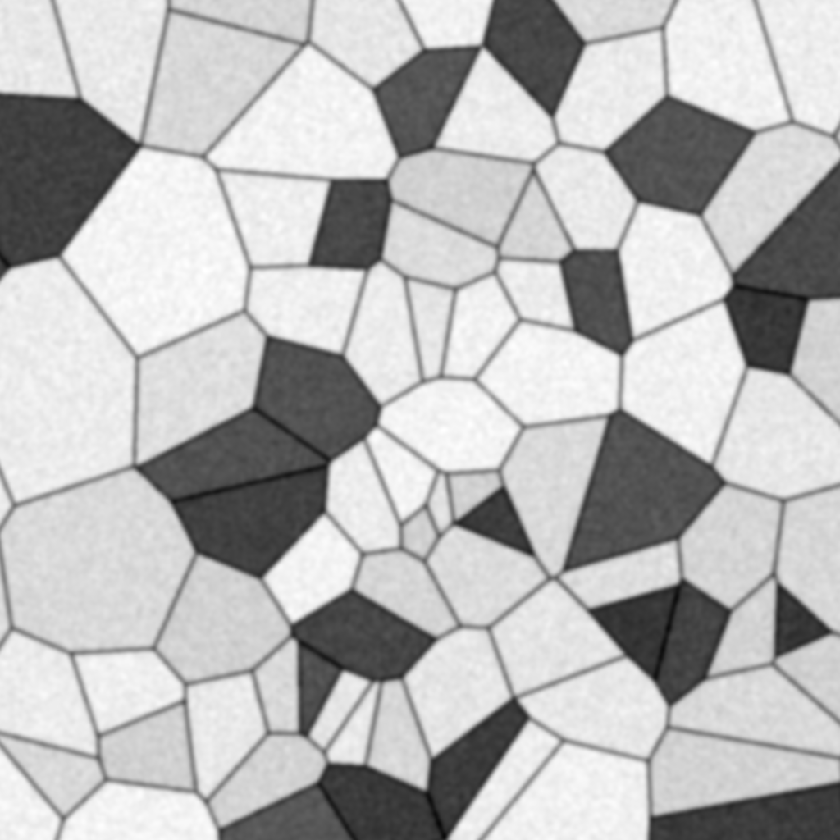
#> input picture 2019/deltahacks/newTarget/image_0.png, 840 x 840 px, shrunk from 1024 x 1024 before the run; its folder holds only this picture in this run
$ python EdgeDetect.py
#> lines starting #> are read from the running program, lines starting #| are printed output that depends on the picture; after the words box and inside, x2 and y2 are one past the last pixel; in counts of white or black regions, pixels touching at a corner belong together
import cv2
import numpy as np
import matplotlib
from matplotlib import pyplot as plt
from os import listdir
from os.path import isfile, join

matplotlib.use('Qt5Agg')
plt.ion()
mypath="newTarget/"
onlyfiles = [f for f in listdir(mypath) if isfile(join(mypath, f))]

for fileName in range(len(onlyfiles)):
    img = cv2.imread(str(mypath)+str(onlyfiles[fileName]))
#> img is the input picture: shape (840, 840, 3); min 10, max 255, mean 185.2
    edges = cv2.Canny(img,0,53)
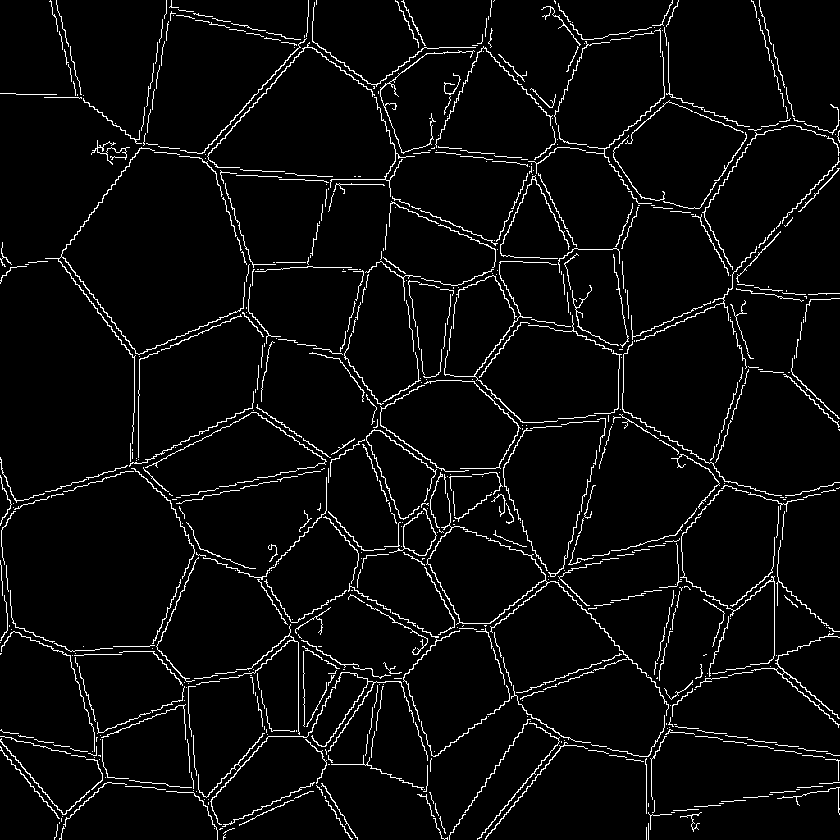
#> edges: shape (840, 840); 4.4% white in thin lines or dots
    im2, contours, = cv2.findContours(edges, cv2.RETR_TREE, cv2.CHAIN_APPROX_SIMPLE)
#> im2 = 745 contours, 670 with area under 20; largest, box (x1, y1, x2, y2) and area: (426, 493, 669, 716) 180, (45, 147, 245, 444) 174, (207, 42, 375, 168) 104, (198, 689, 333, 825) 102, (751, 633, 840, 728) 95; contours = 745 rows, first 6: [1, -1, -1, -1], [2, 0, -1, -1], [3, 1, -1, -1], [4, 2, -1, -1], [5, 3, -1, -1], [6, 4, -1, -1]
#> (the run stopped early here; a loop or call above may not have finished)

$ run again, on 2019/deltahacks/newTarget/image_12.png
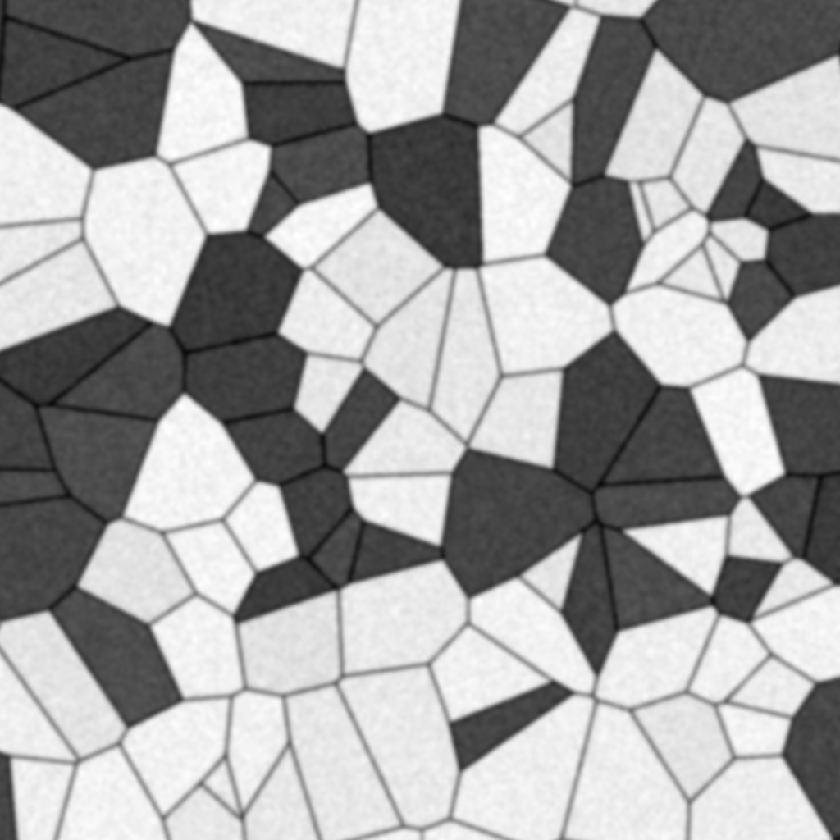
#> input picture 2019/deltahacks/newTarget/image_12.png, 840 x 840 px, shrunk from 1024 x 1024 before the run
#> img is the input picture: shape (840, 840, 3); min 8, max 255, mean 162.8
#> `edges = cv2.Canny(img,0,53)`:
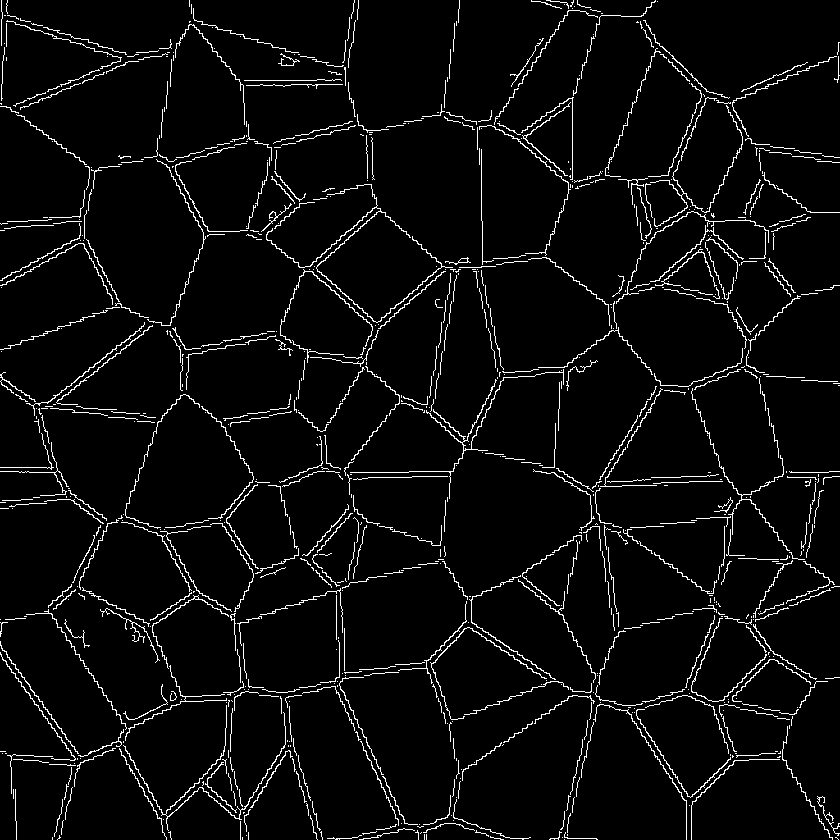
#> edges: shape (840, 840); 4.5% white in thin lines or dots
#> im2 = 908 contours, 834 with area under 20; largest, box (x1, y1, x2, y2) and area: (266, 184, 453, 323) 209, (123, 705, 286, 831) 130, (350, 369, 564, 499) 106, (650, 105, 743, 227) 77, (430, 627, 547, 720) 75; contours = 908 rows, first 6: [1, -1, -1, -1], [2, 0, -1, -1], [3, 1, -1, -1], [4, 2, -1, -1], [5, 3, -1, -1], [6, 4, -1, -1]

$ run again, on 2019/deltahacks/newTarget/image_122.png
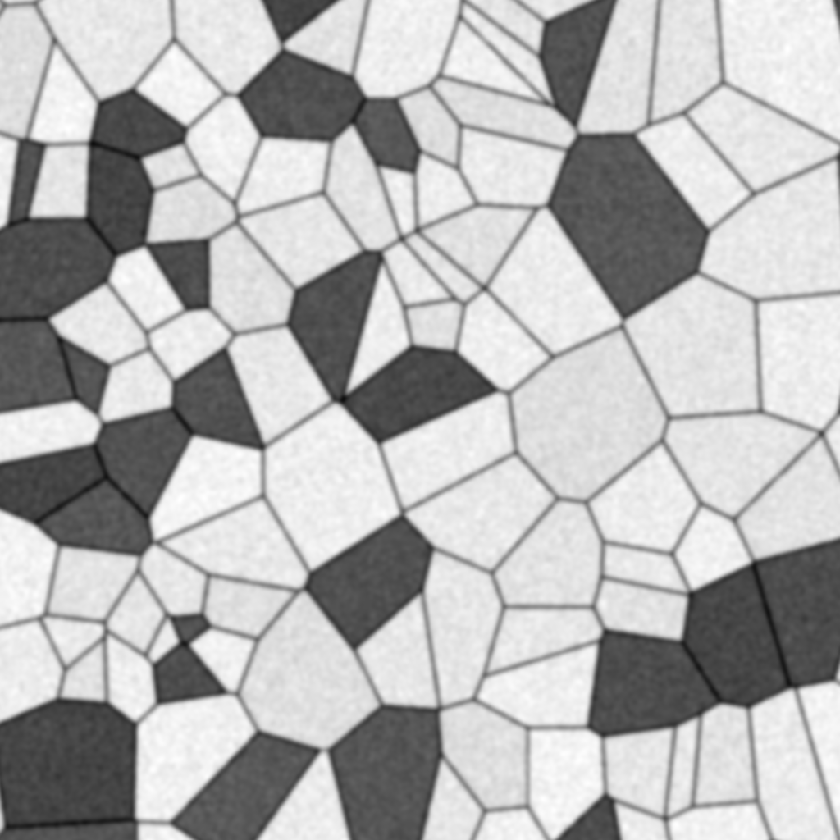
#> input picture 2019/deltahacks/newTarget/image_122.png, 840 x 840 px, shrunk from 1024 x 1024 before the run
#> img is the input picture: shape (840, 840, 3); min 15, max 255, mean 181
#> `edges = cv2.Canny(img,0,53)`:
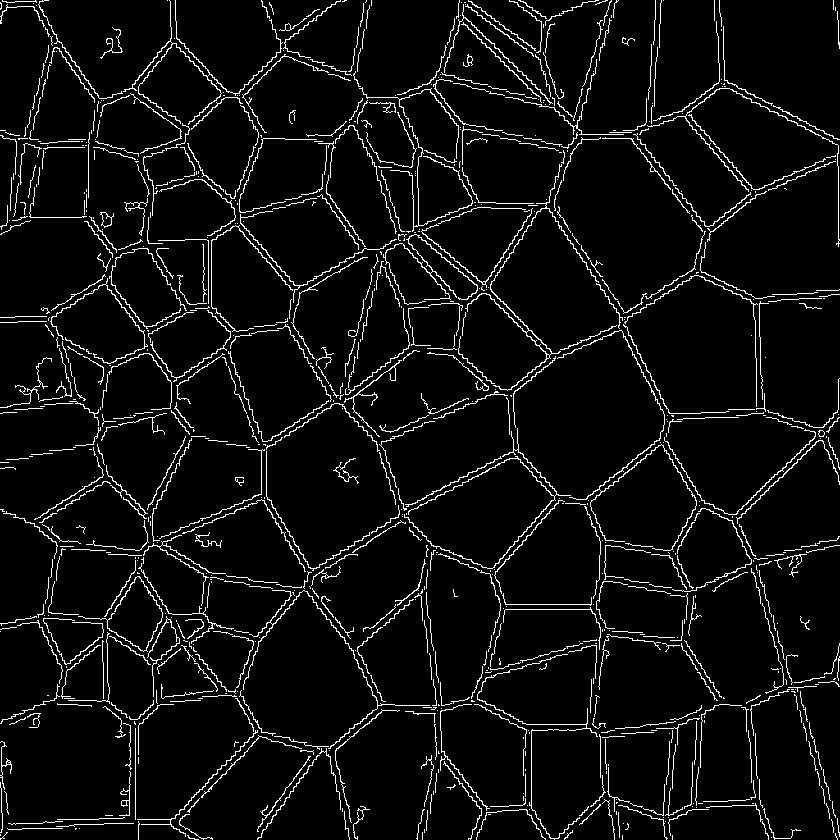
#> edges: shape (840, 840); 5.6% white in thin lines or dots
#> im2 = 934 contours, 844 with area under 20; largest, box (x1, y1, x2, y2) and area: (465, 164, 599, 391) 348, (123, 0, 283, 125) 178, (557, 330, 697, 551) 176, (404, 428, 571, 569) 161, (526, 330, 552, 356) 146; contours = 934 rows, first 6: [1, -1, -1, -1], [2, 0, -1, -1], [3, 1, -1, -1], [4, 2, -1, -1], [5, 3, -1, -1], [6, 4, -1, -1]

$ run again, on 2019/deltahacks/newTarget/image_123.png
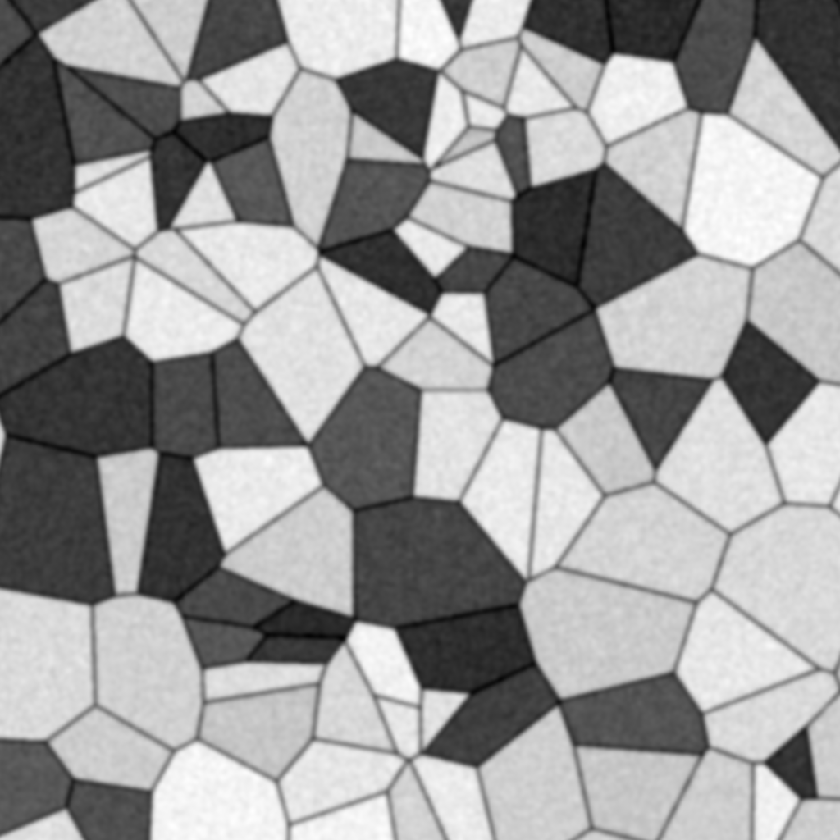
#> input picture 2019/deltahacks/newTarget/image_123.png, 840 x 840 px, shrunk from 1024 x 1024 before the run
#> img is the input picture: shape (840, 840, 3); min 3, max 255, mean 153.5
#> `edges = cv2.Canny(img,0,53)`:
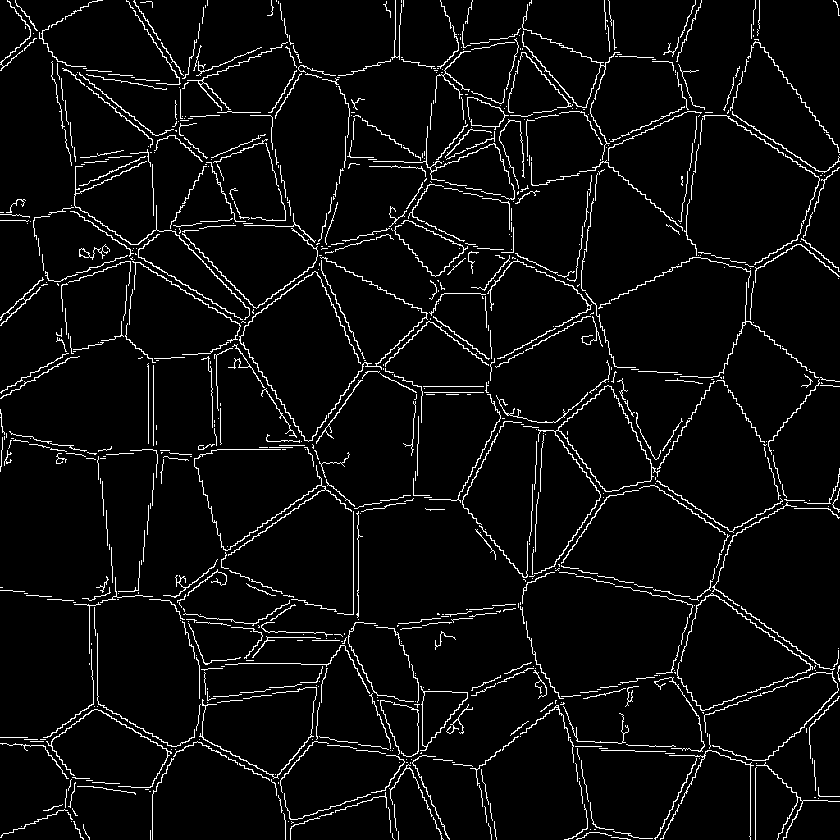
#> edges: shape (840, 840); 4.9% white in thin lines or dots
#> im2 = 919 contours, 840 with area under 20; largest, box (x1, y1, x2, y2) and area: (534, 385, 660, 574) 5600, (558, 385, 652, 492) 5438, (420, 686, 468, 751) 1440, (422, 691, 468, 747) 1411, (239, 271, 361, 442) 116; contours = 919 rows, first 6: [1, -1, -1, -1], [2, 0, -1, -1], [3, 1, -1, -1], [4, 2, -1, -1], [5, 3, -1, -1], [6, 4, -1, -1]

$ run again, on 2019/deltahacks/newTarget/image_102.png
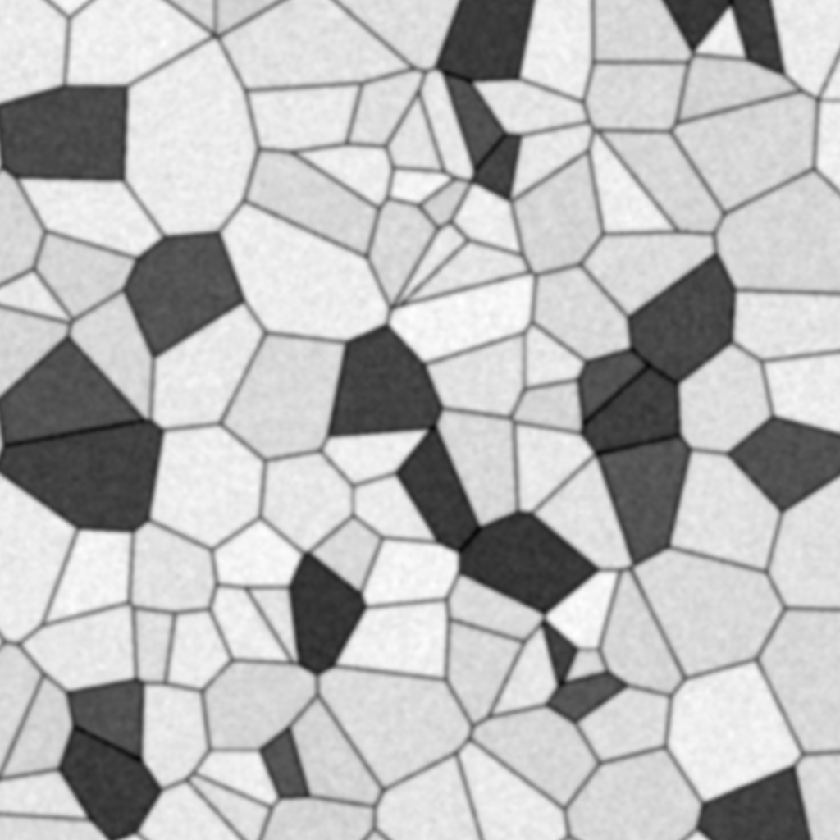
#> input picture 2019/deltahacks/newTarget/image_102.png, 840 x 840 px, shrunk from 1024 x 1024 before the run
#> img is the input picture: shape (840, 840, 3); min 10, max 255, mean 185.1
#> `edges = cv2.Canny(img,0,53)`:
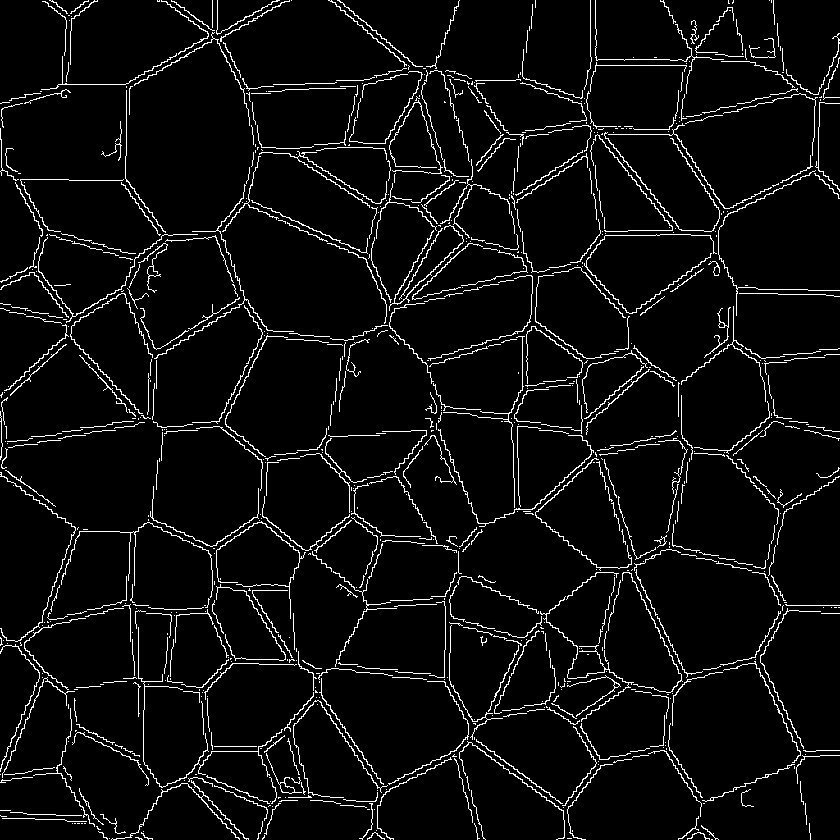
#> edges: shape (840, 840); 5.2% white in thin lines or dots
#> im2 = 885 contours, 793 with area under 20; largest, box (x1, y1, x2, y2) and area: (266, 753, 302, 794) 104, (604, 132, 720, 232) 96, (279, 782, 295, 794) 92, (111, 780, 249, 840) 90, (438, 429, 594, 527) 88; contours = 885 rows, first 6: [1, -1, -1, -1], [2, 0, -1, -1], [3, 1, -1, -1], [4, 2, -1, -1], [5, 3, -1, -1], [6, 4, -1, -1]
